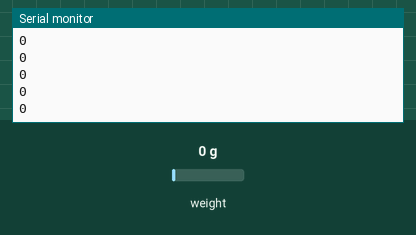
Simulated run of this sketch. Board: Arduino Uno, built with avr-gcc and run on an emulated ATmega328P. Shown: the last lines printed to the serial monitor. The inputs (shaded band) are chosen by the test bench; at power-on: weight on the scale 0 g.

Above: at 2.2 s.
2.3 s: weight on the scale set to 100 g
At 2.31 s:
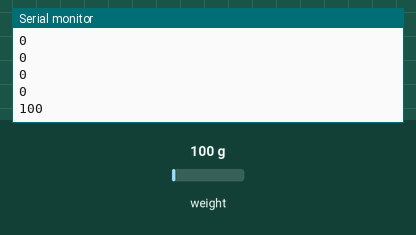
3.8 s: weight on the scale set to 1250 g
At 3.81 s:
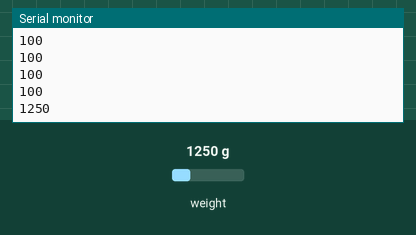
Timing chart, 0 to 6.8 s (numbered marks = the images above; inputs shaded):
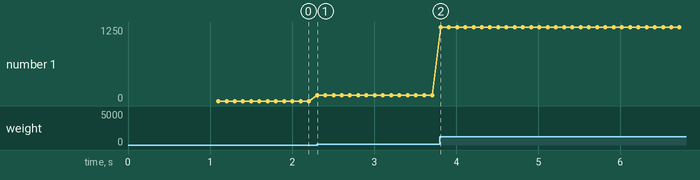

The sketch:

sensor_berat.ino
```cpp
#include "HX711.h"

#define DOUT  A0
#define CLK  A1
HX711 scale(DOUT, CLK);
float calibration_factor = -70.90;
int GRAM;

void setup() {
  Serial.begin(9600);
  scale.set_scale();
  scale.tare();
}

void loop() {
  scale.set_scale(calibration_factor);
  GRAM = scale.get_units(), 4;
  Serial.println(GRAM);
}
```

Measured:
- after the input at 2.3 s, the serial monitor: prints a new line at once (image 1)
- after the input at 3.8 s, the serial monitor: prints a new line at once (image 2)
- plotted number 1: 0 → 100 after the input at 2.3 s, 100 → 1250 after the input at 3.8 s
